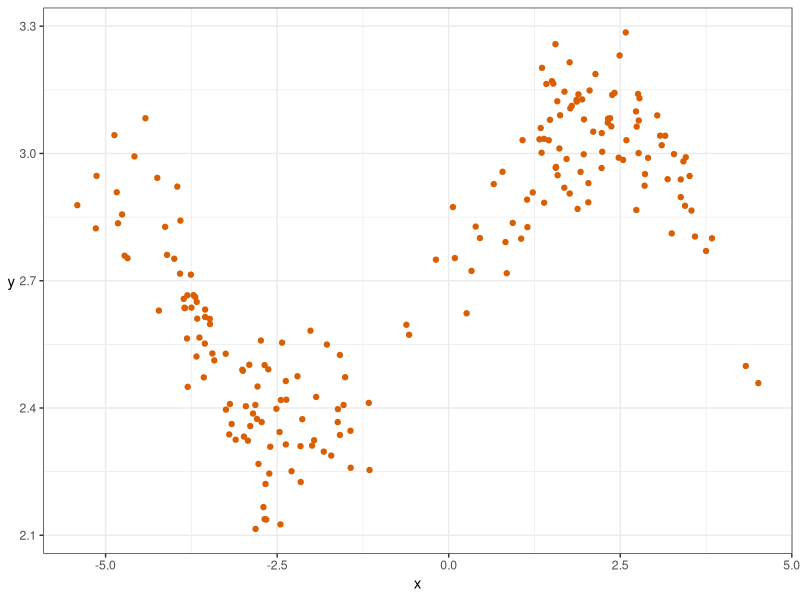
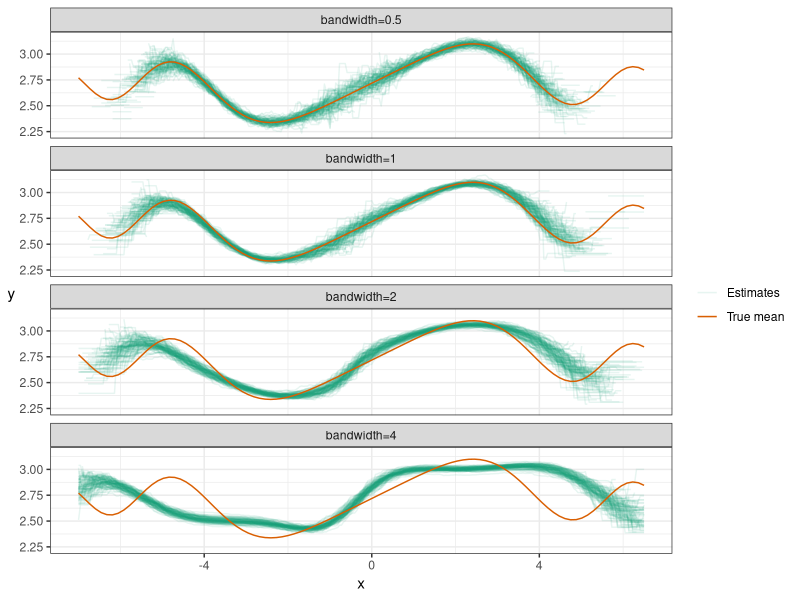
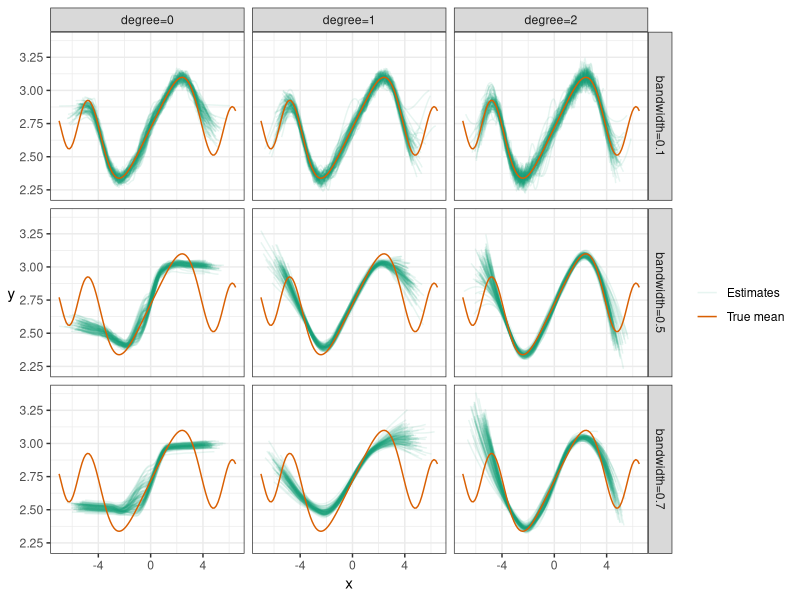
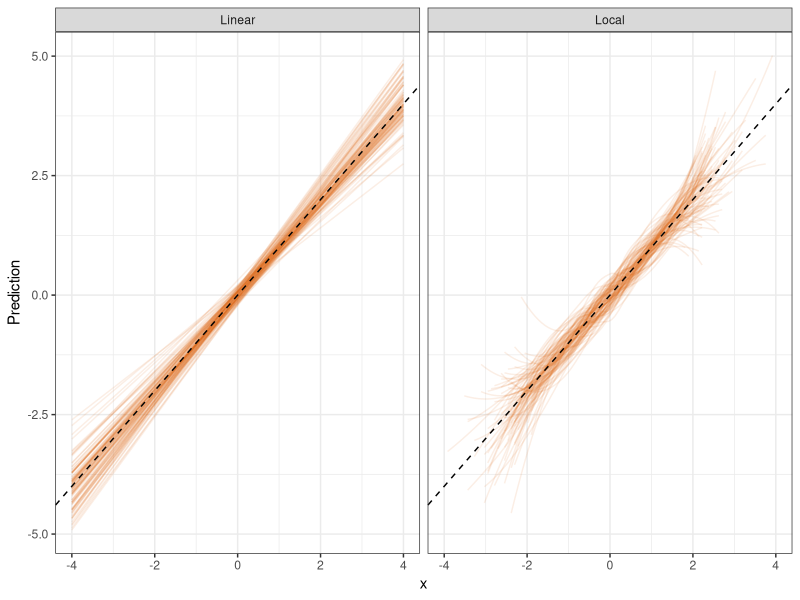

R code for these plots, in order:
## ---- chunk 1
suppressPackageStartupMessages(library(tidyverse))
suppressPackageStartupMessages(library(knitr))
opts_chunk$set(fig.width=5, fig.height=3, fig.align="center", echo=FALSE,
               warning=FALSE)
my_accent <- "#d95f02"
rotate_y <- theme(axis.title.y=element_text(angle=0, vjust=0.5))
## ---- chunk 2
set.seed(87)
dat <- tibble(x = c(rnorm(100), rnorm(100)+5)-3,
              y = sin(x^2/5)/x + rnorm(200)/10 + exp(1))
kable(head(dat))
## ---- chunk 3
ggplot(dat, aes(x,y)) + 
    geom_point(colour=my_accent) +
    theme_bw() + 
    rotate_y
## ---- chunk 4
set.seed(400)
N <- 100
xgrid <- seq(-7, 6.5, length.out=300)
true_mean <- Vectorize(function(x){
    if (x==0) return(exp(1)) else return(sin(x^2/5)/x + exp(1))
})
## Use "tibble %>% group_by %>% do" in place of `for` loop
expand.grid(iter=1:N, r=c(0.5, 1, 2, 4)) %>% group_by(iter, r) %>% do({
    this_r <- unique(.$r)
    dat <- tibble(x = c(rnorm(100), rnorm(100)+5)-3,
                  y = sin(x^2/5)/x + rnorm(200)/10 + exp(1))
    data.frame(
        .,
        x = xgrid,
        yhat = ksmooth(dat$x, dat$y, kernel="box", 
                         bandwidth=this_r,
                         x.points=xgrid)$y
    )
}) %>% 
    ungroup() %>% 
    mutate(r=paste0("bandwidth=", r)) %>% 
    ggplot(aes(x=x, y=yhat)) +
    facet_wrap(~ r, ncol=1) +
    geom_line(aes(group=iter, colour="Estimates"), alpha=0.1) +
    stat_function(fun=true_mean,
                  mapping=aes(colour="True mean")) +
    theme_bw() +
    scale_colour_brewer("", palette="Dark2") +
    ylab("y") + rotate_y
## ---- chunk 5
set.seed(400)
N <- 100
xgrid <- seq(-7, 6.5, length.out=300)
true_mean <- Vectorize(function(x){
    if (x==0) return(exp(1)) else return(sin(x^2/5)/x + exp(1))
})
## Use "tibble %>% group_by %>% do" in place of `for` loop
expand.grid(iter=1:N, r=c(0.1, 0.5, 0.7), d=0:2) %>% 
    group_by(iter, r, d) %>% do({
    this_r <- unique(.$r)
    this_d <- unique(.$d)
    dat <- tibble(x = c(rnorm(100), rnorm(100)+5)-3,
                  y = sin(x^2/5)/x + rnorm(200)/10 + exp(1))
    data.frame(
        .,
        x = xgrid,
        yhat = predict(loess(y~x, data=dat, 
                             span=this_r, degree=this_d),
                       newdata=data.frame(x=xgrid))
    )
}) %>% 
    ungroup() %>% 
    mutate(r=paste0("bandwidth=", r),
           d=paste0("degree=", d)) %>% 
    ggplot(aes(x=x, y=yhat)) +
    facet_grid(r ~ d) +
    geom_line(aes(group=iter, colour="Estimates"), alpha=0.1) +
    stat_function(fun=true_mean,
                  mapping=aes(colour="True mean")) +
    theme_bw() +
    scale_colour_brewer("", palette="Dark2") +
    ylab("y") + rotate_y
## ---- chunk 6
set.seed(474)
n <- 100
N <- 100
xgrid <- data.frame(x=seq(-4,4, length.out=100))
## Use "tibble %>% group_by %>% do" in place of `for` loop
tibble(iter=1:N) %>% group_by(iter) %>% do({
    dat <- tibble(x=rnorm(n), 
                  y=x+rnorm(n))
    data.frame(
        .,
        xgrid,
        Local  = predict(loess(y~x, data=dat),
                         newdata=xgrid),
        Linear = predict(lm(y~x, data=dat),
                         newdata=xgrid)
    )
}) %>% 
    gather(key="method", value="Prediction", Local, Linear) %>% 
    ggplot(aes(x=x, y=Prediction)) +
    facet_wrap(~ method) +
    geom_line(aes(group=iter), colour=my_accent, alpha=0.1) +
    geom_abline(intercept=0, slope=1, linetype="dashed") +
    theme_bw()
